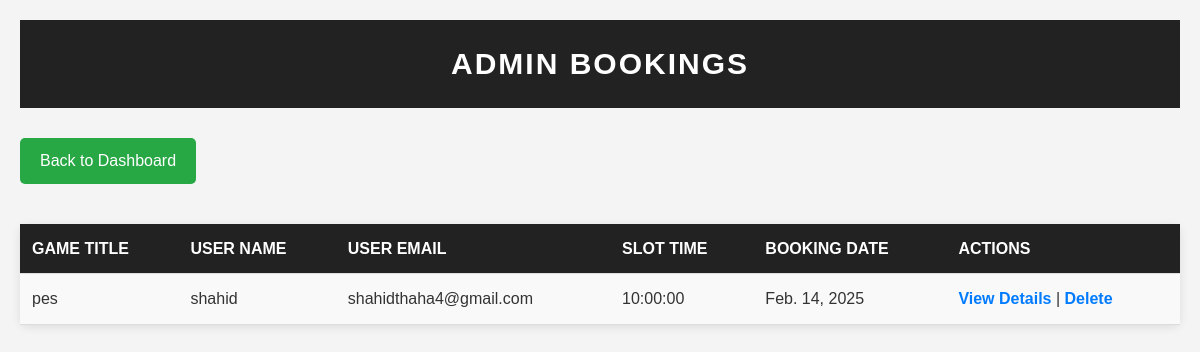
Page /adminbookings/ on the earlier database version.
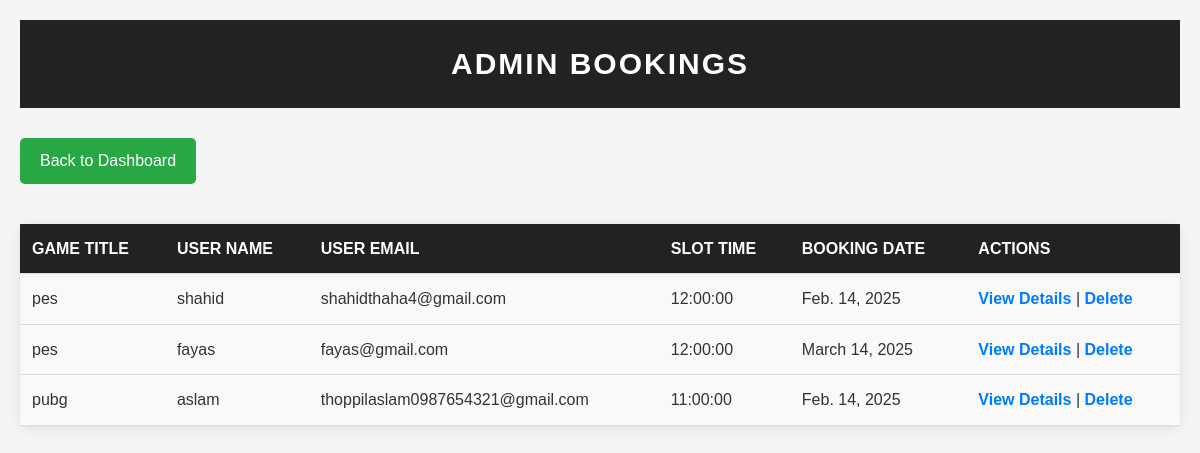
Same page on the later database version.
### app/models.py (models this page shows, shortened)
class SlotBooking(models.Model):
    user = models.ForeignKey(User, on_delete=models.CASCADE)  # Link to user
    name = models.CharField(max_length=100)
    email = models.EmailField()
    game = models.ForeignKey(Game, on_delete=models.CASCADE)
    slot = models.ForeignKey(Slot, on_delete=models.CASCADE)
    date = models.DateField()
    booking_time = models.DateTimeField(default=now)

class Game(models.Model):
    g_id = models.CharField(max_length=20, unique=True)
    title = models.CharField(max_length=100)
    description = models.TextField()
    release_date = models.DateField()
    price = models.DecimalField(max_digits=10, decimal_places=2)
    image = models.FileField()

class Slot(models.Model):
    TIME_SLOT_CHOICES = [
        ('10:00 AM - 12:00 PM', '10:00 AM - 12:00 PM'),
        ('12:00 PM - 2:00 PM', '12:00 PM - 2:00 PM'),
        ('2:00 PM - 4:00 PM', '2:00 PM - 4:00 PM'),
        ('4:00 PM - 6:00 PM', '4:00 PM - 6:00 PM'),
        ('6:00 PM - 8:00 PM', '6:00 PM - 8:00 PM'),
    ]
    game = models.ForeignKey(Game, on_delete=models.CASCADE, related_name="slots")
    date = models.DateField()
    time_slot = models.CharField(max_length=20, choices=TIME_SLOT_CHOICES)
    reserved = models.BooleanField(default=False)
    booking_time = models.DateTimeField(null=True, blank=True)  # Track when booked
    class Meta:
        unique_together = ('game', 'date', 'time_slot')

### app/views.py (the view)
# urls.py: path('adminbookings/', views.admin_bookings, name='admin_bookings'),
def admin_bookings(request):
    bookings = SlotBooking.objects.all()
    return render(request, 'admin/bookings.html', {'bookings': bookings})

### templates/admin/bookings.html (shortened to what this page needs)
<!DOCTYPE html>
<html lang="en">
<head>
</head>
<body>
    <h2>Admin Bookings</h2>
    <a href="{% url 'home' %}" class="logout">Back to Dashboard</a>
    <table>
        <thead>
            <tr>
                <th>Game Title</th>
                <th>User Name</th>
                <th>User Email</th>
                <th>Slot Time</th>
                <th>Booking Date</th>
                <th>Actions</th>
            </tr>
        </thead>
        <tbody>
            {% for booking in bookings %}
                <tr>
                    <td>{{ booking.game.title }}</td>
                    <td>{{ booking.name }}</td>
                    <td>{{ booking.email }}</td>
                    <td>{{ booking.slot.time_slot }}</td>
                    <td>{{ booking.date }}</td>
                    <td class="actions">
                        <a href="#">View Details</a> |
                        <a href="#">Delete</a>
                    </td>
                </tr>
            {% empty %}
                <tr>
                    <td colspan="6">No bookings found.</td>
                </tr>
            {% endfor %}
        </tbody>
    </table>
</body>
</html>

Differences in the rows shown:
removed SlotBooking: game "pes", name "shahid", email "shahidthaha4@gmail.com", slot.time_slot "10:00:00", date "Feb. 14, 2025"
added SlotBooking: game "pes", name "shahid", email "shahidthaha4@gmail.com", slot.time_slot "12:00:00", date "Feb. 14, 2025"
added SlotBooking: game "pes", name "fayas", email "fayas@gmail.com", slot.time_slot "12:00:00", date "March 14, 2025"
added SlotBooking: game "pubg", name "aslam", email "thoppilaslam0987654321@gmail.com", slot.time_slot "11:00:00", date "Feb. 14, 2025"
